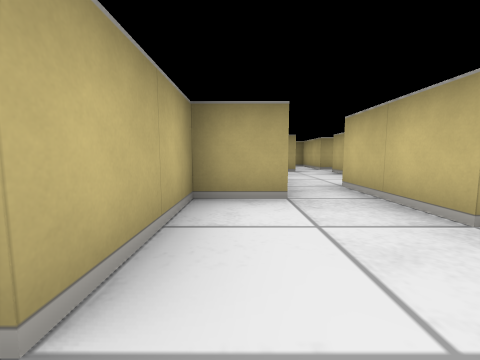
View 1 (above)

24 first-person views from a walk through a cub3D ray-caster map. The camera is about half as high as the walls, tilts 6° down and sees 90° across. The floor is counted in squares. Each view is taken from the middle of a square. On the plan, view 1 faces up. The plan holds only what a view shows up to about 9 squares ahead; the rest is blank. The place goes on beyond the plan.

View 2
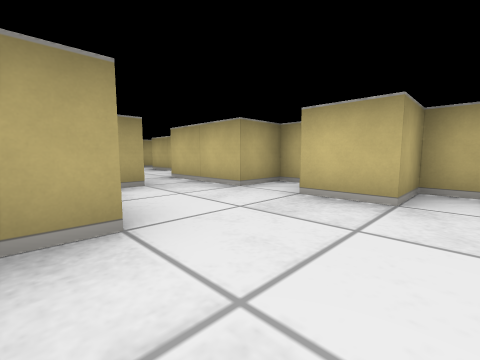

View 3
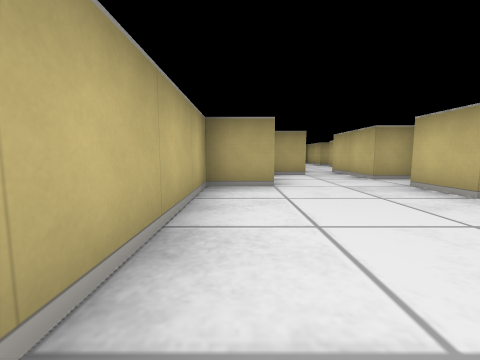

View 4
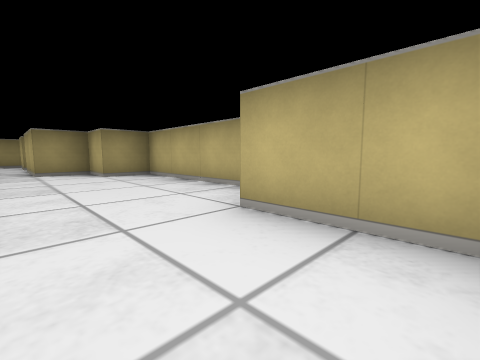

View 5
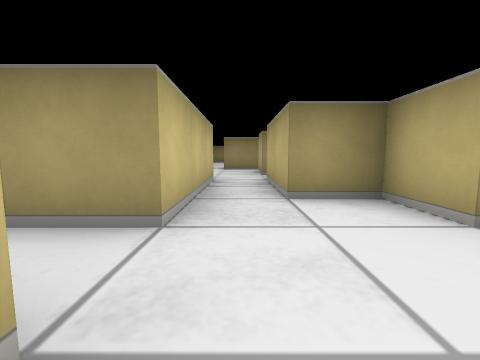

View 6
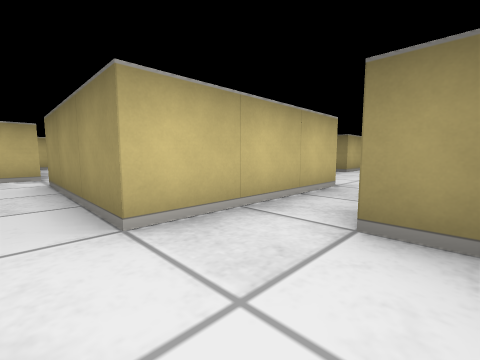

View 7
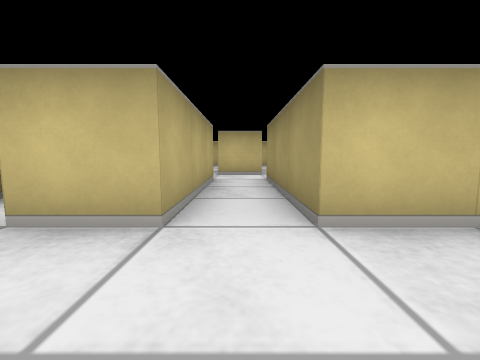

View 8
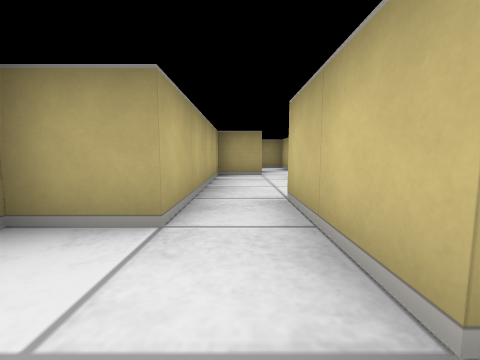

View 9
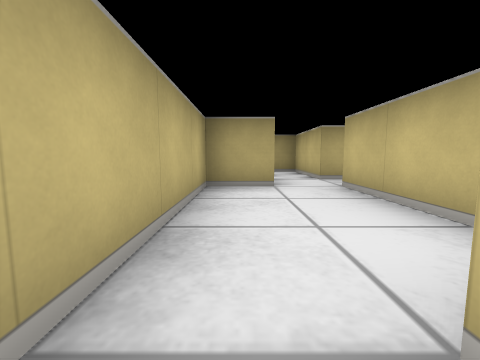

View 10
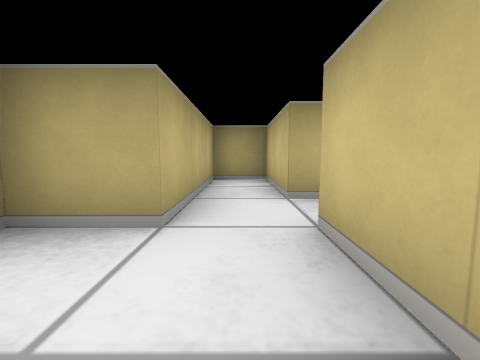

View 11
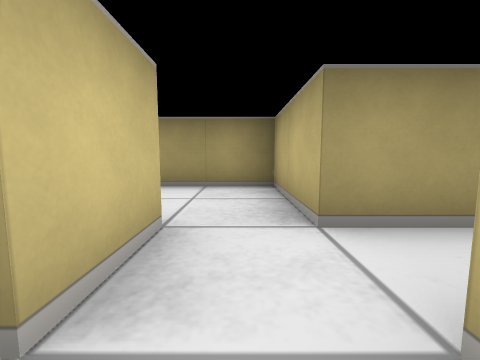

View 12
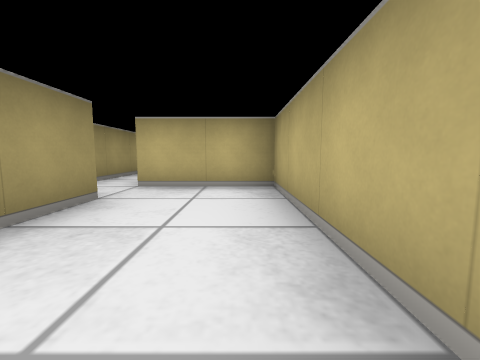

View 13
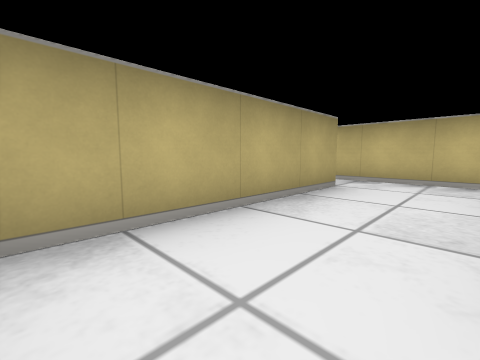

View 14
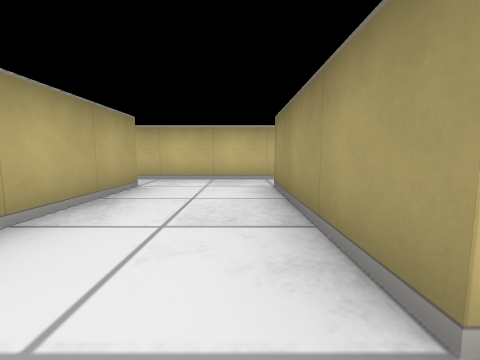

View 15
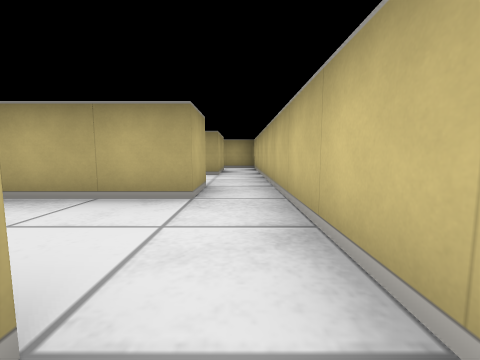

View 16
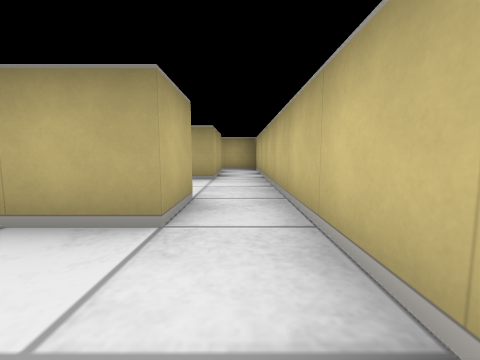

View 17
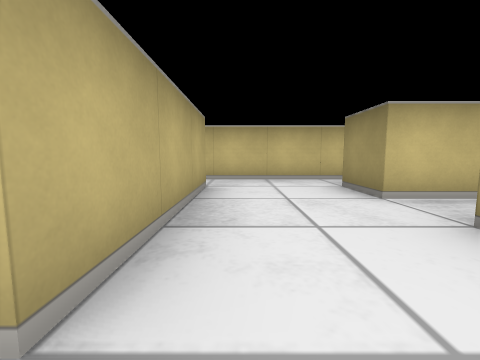

View 18
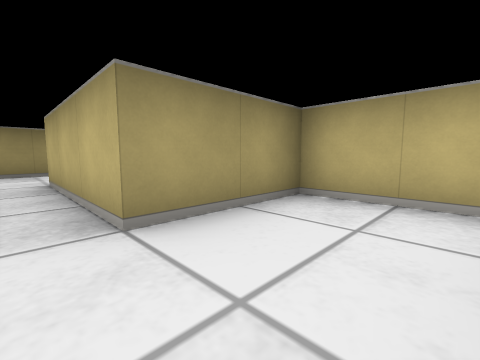

View 19
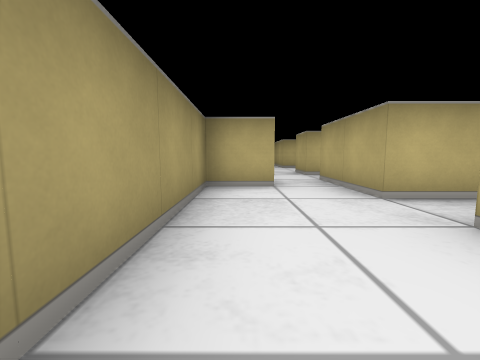

View 20
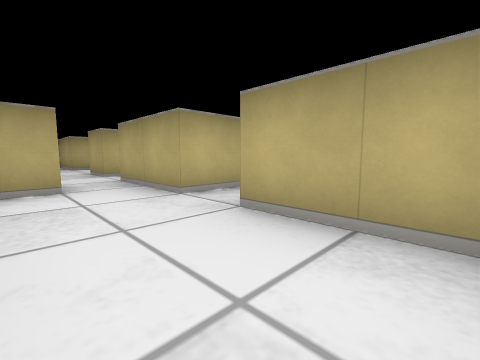

View 21
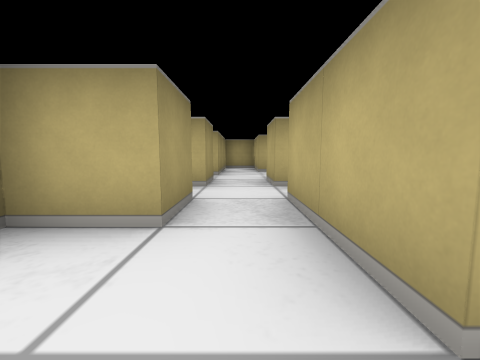

View 22
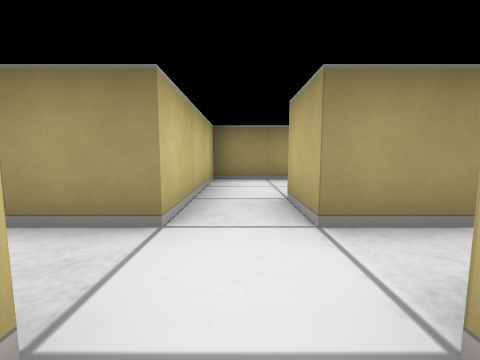

View 23
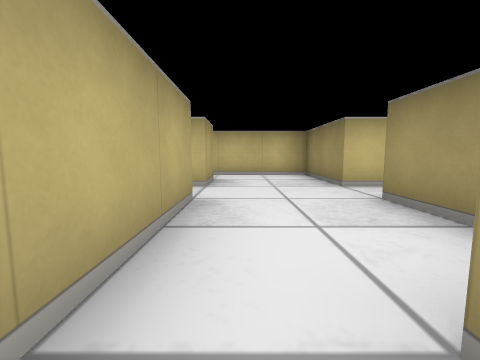

View 24
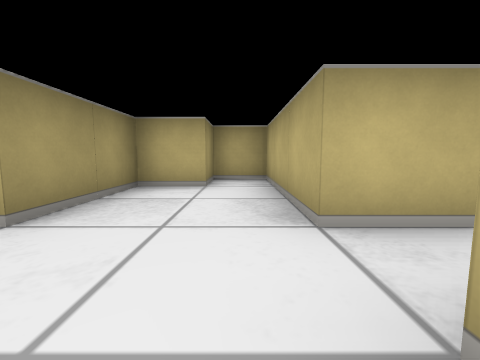

### Floor plan
Points are (right, up) in squares from view 1. A wall is a line through its corners. A room is listed if a view was taken in it or the views show most of it. See-through windows are left out.
Room 1 (views 1, 2, 3, 4, 5, 6, 7, 8)
walls: (1.5, -2.5) (1.5, -1.5); (2.5, -1.1) (2.5, -0.5) (1.5, -0.5) (1.5, 0.5); (2.5, 1) (2.5, 1.5) (1.5, 1.5) (1.5, 2.5); (0.5, 2.5) (-0.5, 2.5) (-0.5, 0.5) (-1.5, 0.5) (-1.5, -3.5) (-0.5, -3.5) (-0.5, -4.5) (0.5, -4.5) (0.5, -6.5); (1.5, -6.6) (1.5, -3.5)
ways out: opening at (1, 3) to room 2; opening at (2, -3) to room 5; opening at (1, -7) to room 7
Room 2 (views 9, 10)
walls: (2.5, 4.5) (2.5, 6.5); (2.5, 7.5) (2.5, 9.5) (1.5, 9.5) (1.5, 6.5) (0.5, 6.5) (0.5, 2.5); (1.5, 2.5) (1.5, 3.5)
ways out: opening at (1, 3) to room 1; opening at (3.5, 7)
Room 3 (views 11, 12, 13, 14)
walls: (5.5, -2.5) (8.5, -2.5); (8.5, 1.5) (8.5, -0.5) (4.5, -0.5) (4.5, -2.5); (9.5, -2.5) (9.5, 1.5)
ways out: opening at (9, -3) to room 4; opening at (5, -2) to room 5; opening at (9, 0.5)
Room 4 (views 15, 16)
walls: (8.5, -2.5) (8.5, -3.5) (7.5, -3.5); (9.5, -6) (9.5, -2.5); (7.5, -5.5) (8.5, -5.5)
ways out: opening at (9, -3) to room 3; opening at (8, -4.5) to room 6
Room 5 (view 17)
walls: (4.5, -2.5) (1.5, -2.5); (5.5, -3.5) (5.5, -2.5); (1.5, -3.5) (4.5, -3.5) (4.5, -5.5) (5.5, -5.5)
ways out: opening at (2, -3) to room 1; opening at (5, -2) to room 3; opening at (6, -4.5) to room 6
Room 6 (views 18, 19, 20, 21)
walls: (7.5, -6.6) (7.5, -5.5); (9.1, -8.5) (7.5, -8.5); (4.5, -9.5) (5.5, -9.5) (5.5, -10.5) (8.6, -10.5); (5.5, -5.5) (6.5, -5.5) (6.5, -8.5) (4.5, -8.5); (7.5, -3.5) (5.5, -3.5)
ways out: opening at (8, -4.5) to room 4; opening at (6, -4.5) to room 5; opening at (5, -9) to room 7
Room 7 (views 22, 23, 24)
walls: (2.5, -9.5) (3.5, -9.5) (3.5, -10.5) (2.5, -10.5) (2.5, -9.5); (3.5, -8.5) (2.5, -8.5); (0.5, -7.5) (0.5, -8.5) (-1.5, -8.5) (-1.5, -9.5) (1.5, -9.5) (1.5, -10.5) (-1.5, -10.5) (-1.5, -11.5) (-0.5, -11.5) (-0.5, -12.5) (1.5, -12.5); (2.5, -12.5) (4.5, -12.5) (4.5, -9.5)
ways out: opening at (1, -7) to room 1; opening at (5, -9) to room 6; opening at (2, -13)

Where each view was taken, in squares from view 1:
view 1: 0 up, 0 right, facing up
view 2: 1 down, 1 left, facing up-right
view 3: 3 down, 1 left, facing up
view 4: 2 up, 1 right, facing down-left
view 5: 2 down, 1 right, facing down
view 6: 3 down, 0 right, facing down-right
view 7: 3 down, 0 right, facing right
view 8: 1 up, 1 right, facing up
view 9: 3 up, 1 right, facing up
view 10: 5 up, 2 right, facing up
view 11: 2 down, 5 right, facing down
view 12: 1 down, 8 right, facing left
view 13: 2 down, 5 right, facing up-right
view 14: 2 down, 5 right, facing right
view 15: 6 down, 9 right, facing up
view 16: 5 down, 9 right, facing up
view 17: 4 down, 5 right, facing right
view 18: 4 down, 7 right, facing down-left
view 19: 10 down, 9 right, facing left
view 20: 10 down, 9 right, facing up-left
view 21: 9 down, 7 right, facing left
view 22: 8 down, 4 right, facing down
view 23: 11 down, 1 left, facing right
view 24: 11 down, 3 right, facing left
